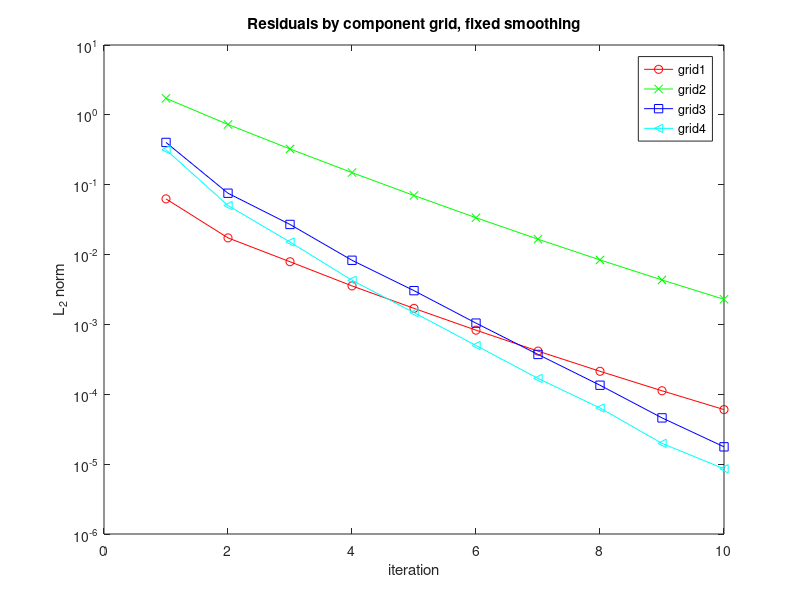

This figure's MATLAB source:
t=[1 2 3 4 5 6 7 8 9 10 ];
defect=[1.445e+01 4.997e+00 2.257e+00 1.109e+00 5.796e-01 3.061e-01 1.634e-01 8.801e-02 4.785e-02 2.624e-02 ];
clf
set(gca,'FontSize',16);
plot(t,defect,'r-o');
title('Multigrid Convergence');
ylabel('maximum residual');
xlabel('multigrid cycle');
set(gca,'YScale','log');
grid on
legend('Grid: ellipsoid2.bbmg.','BC: DDDDDD+PPIIDI+IIIIDI+....','Second-order accurate.','6.5e+05 points. 3 levels.','ave CR=0.446, ECR=0.84');
% pause
% print -deps2 residual.eps


defect0=[6.269e-02 1.733e-02 7.898e-03 3.560e-03 1.698e-03 8.274e-04 4.151e-04 2.134e-04 1.123e-04 6.040e-05 ];
defect1=[1.725e+00 7.285e-01 3.250e-01 1.491e-01 7.005e-02 3.371e-02 1.661e-02 8.380e-03 4.330e-03 2.290e-03 ];
defect2=[4.030e-01 7.554e-02 2.700e-02 8.288e-03 3.045e-03 1.044e-03 3.719e-04 1.348e-04 4.595e-05 1.770e-05 ];
defect3=[3.168e-01 5.037e-02 1.511e-02 4.285e-03 1.476e-03 4.997e-04 1.686e-04 6.367e-05 1.981e-05 8.590e-06 ];
plot(t,defect0,'r-o',t,defect1,'g-x',t,defect2,'b-s',t,defect3,'c-<');
title('Residuals by component grid, fixed smoothing');
ylabel('L_2 norm');
legend('grid1','grid2','grid3','grid4');
xlabel('iteration');
set(gca,'YScale','log');
% pause
% print -deps2 residualByGrid.eps
